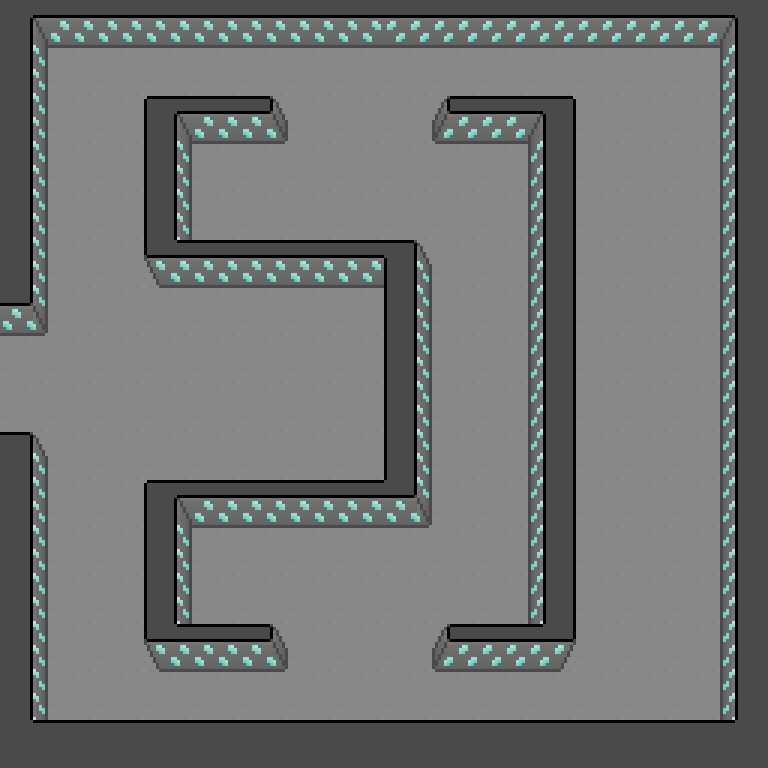

The image is a tile-based game level rendered from a .tmx file. Its description and complete source (layers, tilesets, objects, tile grids) follow:
An orthogonal 16x16 tile map with 48x48 px tiles, 1 tile layer (Calque de Tuiles 1).

<map version="1.10" tiledversion="1.11.2" orientation="orthogonal" renderorder="right-up" width="16" height="16" tilewidth="48" tileheight="48" infinite="0" nextlayerid="2" nextobjectid="1">
 <tileset firstgid="1" source="tileset_city.tsx" />
 <layer id="1" name="Calque de Tuiles 1" width="16" height="16">
  <data encoding="csv">
35,64,64,64,64,64,64,64,28,28,28,28,28,28,28,36,
53,1,1,1,1,1,1,1,1,1,1,1,1,1,1,15,
53,1,1,55,44,45,1,1,1,31,32,8,1,1,1,15,
53,1,1,54,1,1,1,1,1,1,1,18,1,1,1,15,
53,1,1,54,1,1,1,1,1,1,1,18,1,1,1,15,
53,1,1,67,44,44,44,44,56,1,1,18,1,1,1,15,
65,1,1,1,1,1,1,1,54,1,1,18,1,1,1,15,
1,1,1,1,1,1,1,1,54,1,1,18,1,1,1,15,
1,1,1,1,1,1,1,1,54,1,1,18,1,1,1,15,
41,1,1,1,1,1,1,1,54,1,1,18,1,1,1,15,
53,1,1,55,44,44,44,44,68,1,1,18,1,1,1,15,
53,1,1,54,1,1,1,1,1,1,1,18,1,1,1,15,
53,1,1,54,1,1,1,1,1,1,1,18,1,1,1,15,
53,1,1,67,44,45,1,1,1,31,32,20,1,1,1,15,
53,1,1,1,1,1,1,1,1,1,1,1,1,1,1,15,
47,40,40,40,40,40,40,40,40,40,40,40,40,40,40,48
</data>
 </layer>
</map>
